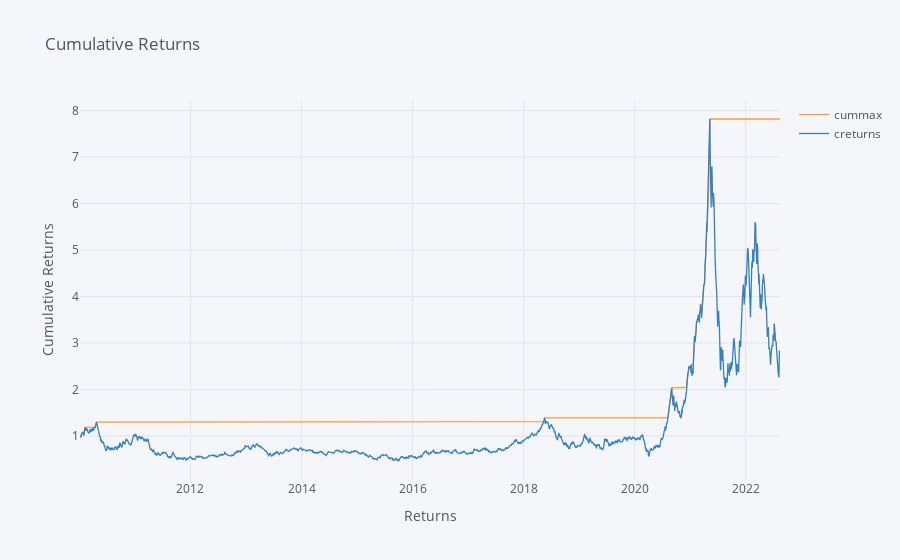

Write notebook code for a chart like this one.
### Markdown cell above
### MAXIMUM DRAWDOWN

### Code cell
returns['cummax'] = returns.creturns.cummax()
returns[[ 'cummax', 'creturns']].iplot(kind='scatter', xTitle='Returns', yTitle='Cumulative Returns', title='Cumulative Returns')

### Figure 1 — Plotly figure (JSON) as saved in the notebook; plotly's stock layout.template omitted (floating-point values rounded to 4 significant figures; data arrays with more than 128 entries replaced by an {"elided": "..."} marker saying what was removed)
{"data": [{"line": {"color": "rgba(255, 153, 51, 1.0)", "dash": "solid", "shape": "linear", "width": 1.3}, "mode": "lines", "name": "cummax", "text": "", "type": "scatter", "x": {"elided": "3179 str values"}, "y": {"elided": "3179 float values"}}, {"line": {"color": "rgba(55, 128, 191, 1.0)", "dash": "solid", "shape": "linear", "width": 1.3}, "mode": "lines", "name": "creturns", "text": "", "type": "scatter", "x": {"elided": "3179 str values"}, "y": {"elided": "3179 float values"}}], "layout": {"legend": {"bgcolor": "#F5F6F9", "font": {"color": "#4D5663"}}, "paper_bgcolor": "#F5F6F9", "plot_bgcolor": "#F5F6F9", "title": {"font": {"color": "#4D5663"}, "text": "Cumulative Returns"}, "xaxis": {"gridcolor": "#E1E5ED", "showgrid": true, "tickfont": {"color": "#4D5663"}, "title": {"font": {"color": "#4D5663"}, "text": "Returns"}, "zerolinecolor": "#E1E5ED"}, "yaxis": {"gridcolor": "#E1E5ED", "showgrid": true, "tickfont": {"color": "#4D5663"}, "title": {"font": {"color": "#4D5663"}, "text": "Cumulative Returns"}, "zerolinecolor": "#E1E5ED"}}}
